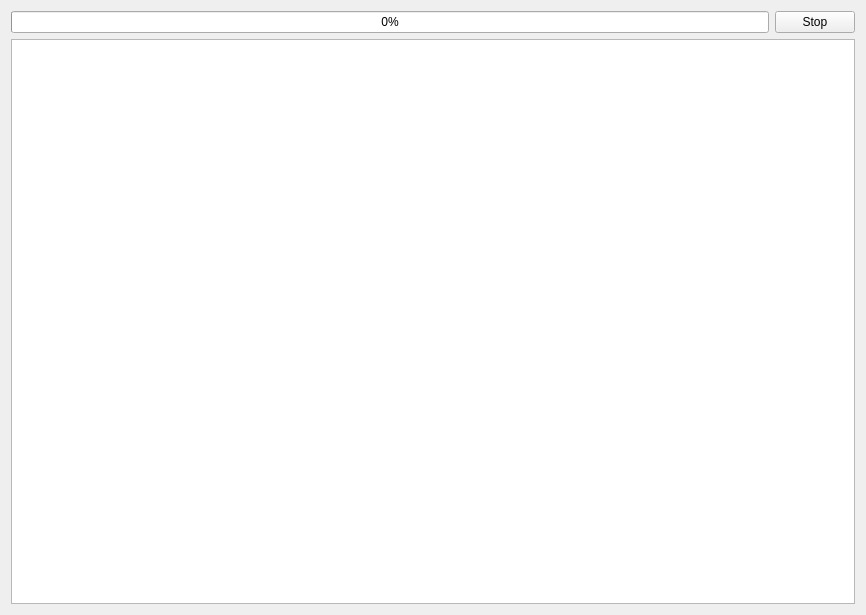
<?xml version="1.0" encoding="UTF-8"?>
<ui version="4.0">
 <class>RecoOutputWindow</class>
 <widget class="QWidget" name="RecoOutputWindow">
  <property name="geometry">
   <rect>
    <x>0</x>
    <y>0</y>
    <width>866</width>
    <height>615</height>
   </rect>
  </property>
  <property name="windowTitle">
   <string>Form</string>
  </property>
  <layout class="QGridLayout" name="gridLayout">
   <item row="0" column="0">
    <layout class="QHBoxLayout" name="horizontalLayout">
     <item>
      <widget class="QProgressBar" name="progressBar">
       <property name="value">
        <number>0</number>
       </property>
      </widget>
     </item>
     <item>
      <widget class="QPushButton" name="pushButton">
       <property name="text">
        <string>Stop</string>
       </property>
      </widget>
     </item>
    </layout>
   </item>
   <item row="1" column="0">
    <widget class="QTextBrowser" name="textBrowser"/>
   </item>
  </layout>
 </widget>
 <resources/>
 <connections/>
</ui>
